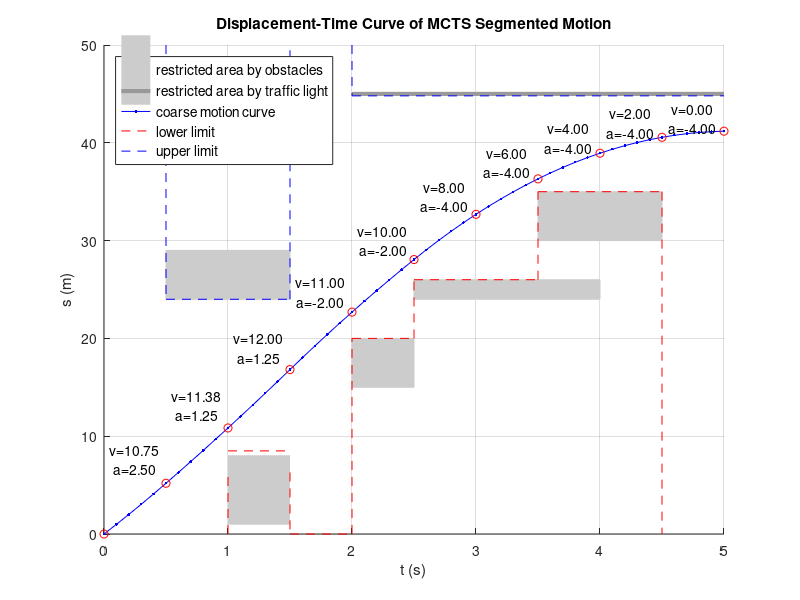

This chart was generated by the following MATLAB code:
clear all;
close all;


% 定义时间间隔和初始条件
dt = 0.5;               % 时间间隔为0.5秒
initial_velocity = 9.5;  % 初始速度为20 m/s
dtPoint=0.1;
a_min_com=-2;
a_min=-4;
a_max_com=1.25;
a_max=2.5;

% 定义每段的加速度
accelerations = [a_max, a_max_com , a_max_com, a_min_com, a_min_com, a_min, a_min, a_min, a_min, a_min];

% 计算每段的位移
displacements = zeros(size(accelerations));
vend = zeros(size(accelerations));

for i = 1:length(accelerations)
    if i == 1
        displacements(i) = initial_velocity * dt + 0.5 * accelerations(i) * dt^2;
    else
        displacements(i) = displacements(i-1) + initial_velocity * dt + 0.5 * accelerations(i) * dt^2;
    end
    initial_velocity = initial_velocity + accelerations(i) * dt;
    vend(i) = initial_velocity;
end

time = 0:dtPoint:(length(accelerations) * dt);
displacement_points = zeros(size(time));
initial_velocity=9.5;
for i = 1:length(time)
    segment_index = max(1,ceil(time(i) / dt));  % 找到当前时间所处的分段
    if i == 1
        displacement_points(i) = initial_velocity * time(i) + 0.5 * accelerations(segment_index) * time(i)^2;
    else
        displacement_points(i) = displacement_points(i-1) + initial_velocity * dtPoint + 0.5 * accelerations(segment_index) * dtPoint^2;
%         displacements(segment_index-1) +...,
%             (initial_velocity * (time(i)-(segment_index-1)*dt)) + 0.5 * accelerations(segment_index) * (time(i)-(segment_index-1)*dt)^2;
    end
    initial_velocity = initial_velocity + accelerations(segment_index) * dtPoint;
end

% 绘制位移-时间曲线
% time = 0:dt:(length(accelerations) * dt);

figure('Position', [0, 100, 900, 100+400]) % 创建一个指定大小的图形窗口


% 绘制方框
% h1=rectangle('Position', [1, 0, 0.5, 9], 'FaceColor', [0.9, 0.9, 0.9]);
rectangle('Position', [2, 15, 0.5, 5], 'EdgeColor', [0.8, 0.8, 0.8],'FaceColor', [0.8, 0.8, 0.8]);
rectangle('Position', [3.5, 30, 1, 5], 'EdgeColor', [0.8, 0.8, 0.8],'FaceColor', [0.8, 0.8, 0.8]);
rectangle('Position', [2.5, 24, 1.5, 2],'EdgeColor', [0.8, 0.8, 0.8], 'FaceColor', [0.8, 0.8, 0.8]);
rectangle('Position', [0.5, 24, 1, 5], 'EdgeColor', [0.8, 0.8, 0.8],'FaceColor', [0.8, 0.8, 0.8]);

% 绘制线段
h1=line([1, 1.5], [4.5, 4.5], 'Color', [0.8, 0.8, 0.8], 'LineWidth', 50);

h2=line([2, 5], [45, 45], 'Color', [0.6, 0.6, 0.6], 'LineWidth', 3);
hold on;

h3=plot(time, displacement_points, 'b.-');

xlabel('t (s)');
ylabel('s (m)');

title('Displacement-Time Curve of MCTS Segmented Motion');
grid on;

% 标注每一段的加速度
for i = 1:length(accelerations)
    segment_start_time = (i-1) * dt;
    segment_end_time = i * dt;
    segment_mid_time = (segment_start_time + segment_end_time) / 2;
    segment_acceleration = accelerations(i);
    text(segment_mid_time, displacements(i)+1, sprintf('a=%.2f', segment_acceleration), 'HorizontalAlignment', 'center', 'VerticalAlignment', 'bottom');
    text(segment_mid_time, displacements(i)+3, sprintf('v=%.2f', vend(i)), 'HorizontalAlignment', 'center', 'VerticalAlignment', 'bottom');
end
% 每隔5个点标红
hold on;
for i = 1:5:length(displacement_points)
    plot(time(i), displacement_points(i), 'ro');
end

% 绘制线段（1，0）到（1，6.3），设置为虚线
x1 = [1 1];
y1 = [0 6.3];
plot(x1, y1, '--r');

hold on; % 保持图形窗口打开

% 绘制线段（1，6.3）到（1.5，6.3），设置为虚线
x2 = [1 1.5];
y2 = [8.5 8.5];
plot(x2, y2, '--r');

% 绘制线段（1.5，6.3）到（1.5，0），设置为虚线
x3 = [1.5 1.5];
y3 = [6.3 0];
plot(x3, y3, '--r');

% 绘制线段（1.5，0）到（2，0），设置为虚线
x4 = [1.5 2];
y4 = [0 0];
plot(x4, y4, '--r');

% 绘制线段（2，0）到（2，20），设置为虚线
x5 = [2 2];
y5 = [0 20];
plot(x5, y5, '--r');

% 绘制线段（2，20）到（2.5，20），设置为虚线
x6 = [2 2.5];
y6 = [20 20];
plot(x6, y6, '--r');

% 绘制线段（2.5，20）到（2.5，26），设置为虚线
x7 = [2.5 2.5];
y7 = [20 26];
plot(x7, y7, '--r');

% 绘制线段（2.5，26）到（3.5，26），设置为虚线
x8 = [2.5 3.5];
y8 = [26 26];
plot(x8, y8, '--r');

% 绘制线段（3.5，26）到（3.5，35），设置为虚线
x9 = [3.5 3.5];
y9 = [26 35];
plot(x9, y9, '--r');

% 绘制线段（3.5，35）到（4.5，35），设置为虚线
x10 = [3.5 4.5];
y10 = [35 35];
plot(x10, y10, '--r');

% 绘制线段（4.5，35）到（4.5，0），设置为虚线
x11 = [4.5 4.5];
y11 = [35 0];
h4=plot(x11, y11, '--r');

% 绘制线段（0.5，50）到（0.5，24），设置为蓝色虚线
x1 = [0.5 0.5];
y1 = [50 24];
h5=plot(x1, y1, '--b');

hold on; % 保持图形窗口打开

% 绘制线段（0.5，24）到（1.5，24），设置为蓝色虚线
x2 = [0.5 1.5];
y2 = [24 24];
plot(x2, y2, '--b');

% 绘制线段（1.5，24）到（1.5，50），设置为蓝色虚线
x3 = [1.5 1.5];
y3 = [24 50];
plot(x3, y3, '--b');

% 绘制线段（2，50）到（2，44），设置为蓝色虚线
x4 = [2 2];
y4 = [50 44.8];
plot(x4, y4, '--b');

% 绘制线段（2，44）到（5，44），设置为蓝色虚线
x5 = [2 5];
y5 = [44.8 44.8];
plot(x5, y5, '--b');

hold off;
legend([h1, h2, h3, h4, h5],'restricted area by obstacles','restricted area by traffic light','coarse motion curve','lower limit','upper limit','Location','northwest','FontSize',10);

xlim([0, 5]) % 设置 x 轴的范围为 0 到 100
ylim([0, 50]) % 设置 x 轴的范围为 0 到 100

